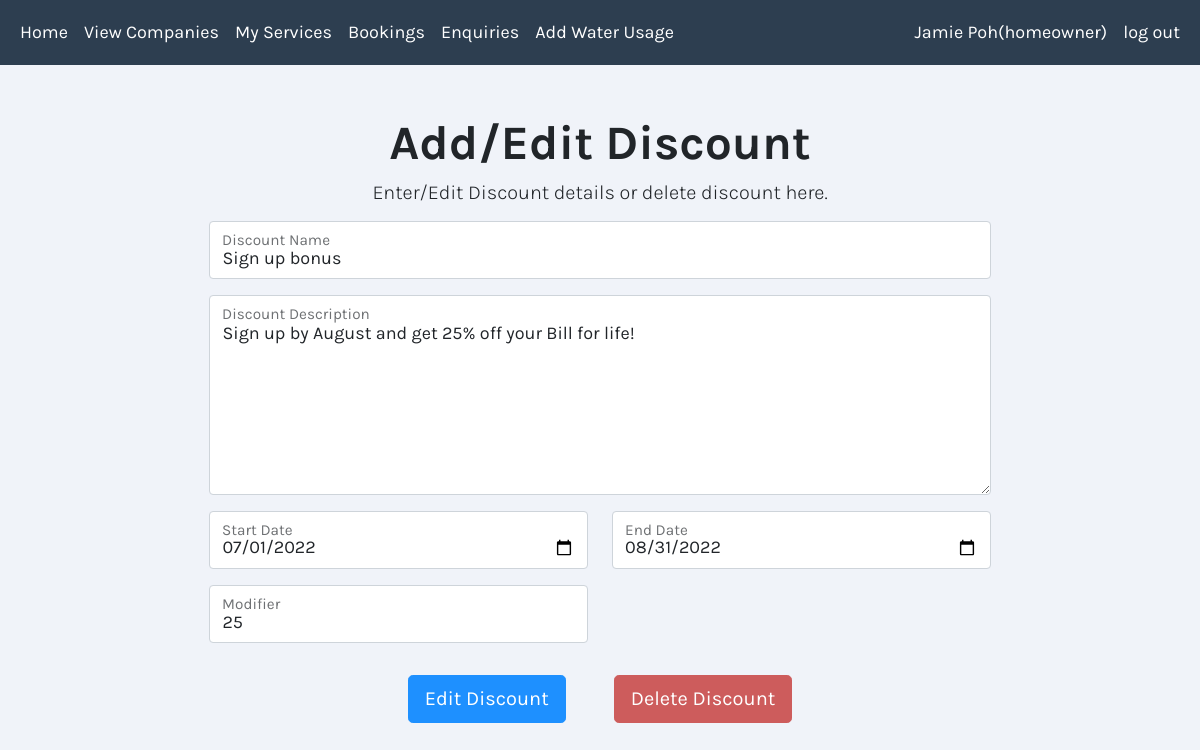
The app's page /addEditDiscount.php (signed in) with its own data.
### tables this page shows
CREATE TABLE `Discounts` (
  `discount_ID` int(11) NOT NULL,
  `company_ID` int(11) NOT NULL,
  `discount_name` varchar(100) NOT NULL,
  `discount_start_date` varchar(15) NOT NULL,
  `discount_end_date` varchar(15) NOT NULL,
  `discount_description` varchar(500) NOT NULL,
  `discount_modifier` int(3) NOT NULL
);

### addEditDiscount.php (the view, shortened to what this page needs)
<?php
include_once("classes.php");
$Packname = "";
$Packdesc = "";
$SDate = "";
$EDate = "";
$Modifier = "";
$have_discount = "";
$CID = $_SESSION['ID'];
try {
    $sql = "SELECT * FROM Discounts WHERE company_ID = '$CID'";
    $result = $conn->query($sql);
    $row = $result -> fetch_assoc();
    if ($result->num_rows > 0) {
      $Packname = $row['discount_name'];
      $Packdesc = $row['discount_description'];
      $SDate = $row['discount_start_date'];
      $EDate = $row['discount_end_date'];
      $Modifier = $row['discount_modifier'];
      $have_discount = 1;
    } else {
      $have_discount = 0;
    }
}catch (mysqli_sql_exception $e) {
      echo "<p>Error " . mysqli_errno($conn). ": " . mysqli_error($conn);
  }
?>
<html>
    <head>
        <?php include_once('cssLinks.php');?>
    </head>
    <body>
      <?php include_once('navbar.php');?>
      <div class="container" >
      <h1 class ="display-5 fw-bold text-center" style="margin-top:50px;">Add/Edit Discount</h1>
      <div class="row justify-content-center">
        <div class="col-md-6 text-center">
      <p class ="display-6 fs-5" name = "product" value ="avail">Enter/Edit Discount details or delete discount here.</p>
    </div>
      </div>
    </div>
<div class="container">
  <form id="AddPackage" class ="form-horizontal-2" action="<?php echo htmlspecialchars($_SERVER["PHP_SELF"]);?>" method="post">
        <div class="col">
          <div class="form-floating mb-3">
            <input type="text" class="form-control" id="PackageName" name="PackageName" placeholder="PackageName" value="<?php echo $Packname;  ?>" required>
            <label for="PackageName">Discount Name</label>
          </div>
        </div>
        <div class="col">
          <div class="form-floating  mb-3 ">
            <textarea class="form-control" id="packdesc" name="packdesc" placeholder="packdesc" style="height: 200px"><?php echo $Packdesc;  ?></textarea>
            <label for="packdesc">Discount Description</label>
          </div>
        </div>
      <div class="row">
        <div class="col-md-6">
          <div class="form-floating mb-3">
            <input type="date" class="form-control" id="date" name = "SDate" value="<?php echo $SDate;  ?>">
            <label for="SDate">Start Date</label>
          </div>
        </div>
        <div class="col-md-6">
          <div class="form-floating mb-3">
            <input type="date" class="form-control" id="date" name = "EDate" value="<?php echo $EDate;  ?>">
            <label for="EDate">End Date</label>
          </div>
        </div>
      <div class="col-md-6">
          <div class="form-floating mb-3">
            <input type="number" class="form-control" id="discount" name="discount" placeholder="discount" required min ="1" max="100" value="<?php echo $Modifier;  ?>">
            <label for="discount">Modifier</label>
          </div>
        </div>
        </div>
    <div class="form-group mb-2 mt-3 text-center">
      <?php
      if($have_discount == 0)
      {
        echo '<input type="submit" class="btn btn-lg btn-primary" name="Add" value="Add Discount">';
      }
      else if ($have_discount == 1)
      {
        echo '<input type="submit" class="btn btn-lg btn-primary me-5 me-m" name="Edit" value="Edit Discount">';
        echo '<input type="submit" class="btn btn-lg  btn-danger" name="Delete" value="Delete Discount">';
      }
        ?>
    </div>
  </form>
</div>
    </body>
</html>

### css/main.css (style rules this page uses)
body { font-family: 'Karla', sans-serif !important; background-color:#F0F3F9 !important; font-size: 18px; }
.btn-primary { background-color:DodgerBlue !important ; border-color:DodgerBlue !important ; }
.btn-danger { background-color:IndianRed !important ; border-color:IndianRed !important ; }
.form-control { font-size: 18px; }
.form-horizontal-2 { display:block; width:48%; margin:0 auto; }
@media (max-width: 1366px) { .form-horizontal-2 { width: 70% !important; } }

### records on screen
discounts: PackageName "Sign up bonus", packdesc "Sign up by August and get 25% off your Bill for life!", SDate "07/01/2022", EDate "08/31/2022", discount "25"

### other values on screen
$_SESSION["name"] "Jamie Poh"
$_SESSION["user_type"] "homeowner"
